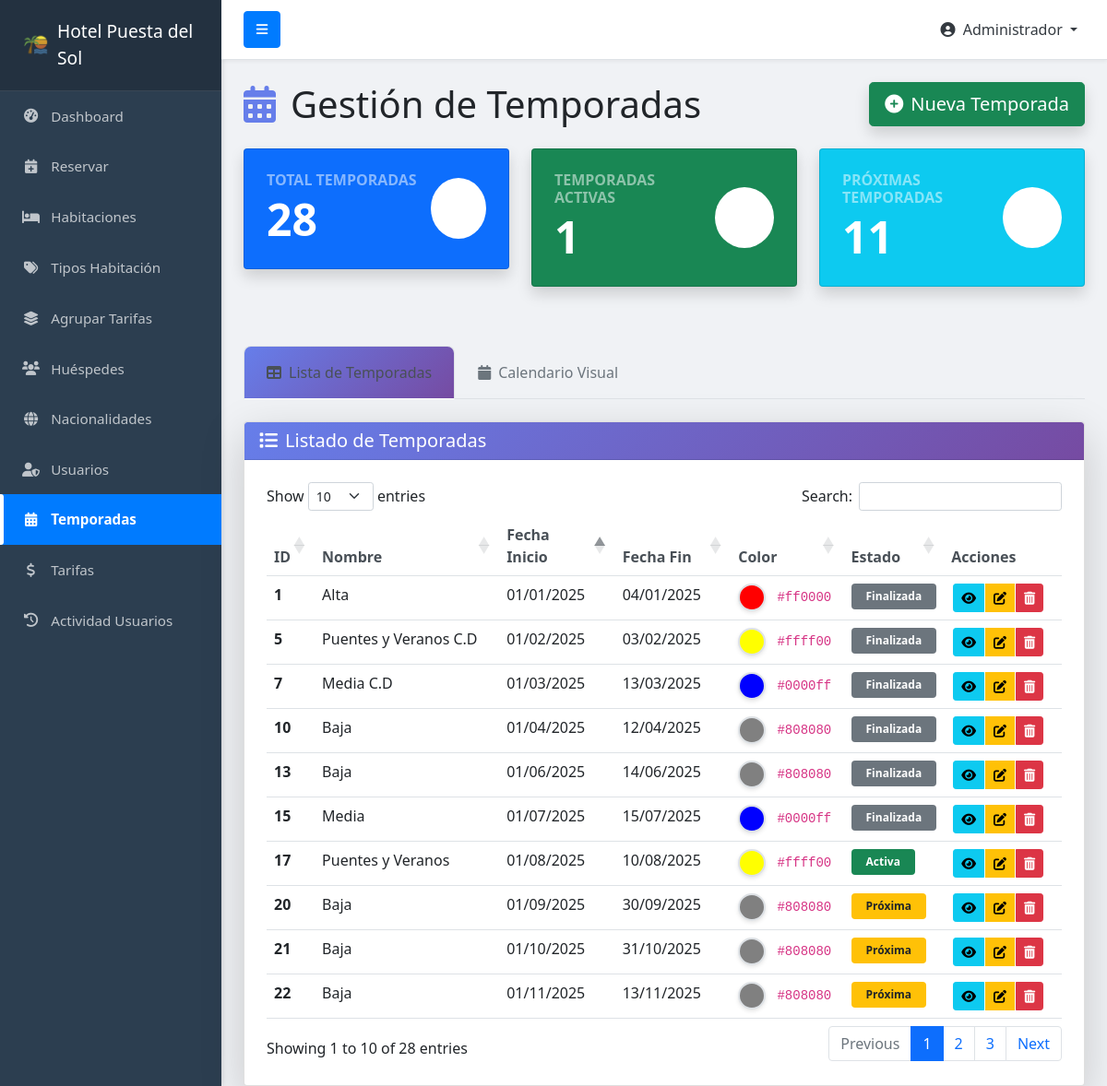
The page /sol/temporada/temporadas.php (signed in) on the database its author committed.
### tables this page shows
CREATE TABLE `temporadas` (
  `id` int(11) NOT NULL,
  `nombre` varchar(100) DEFAULT NULL,
  `fecha_inicio` date DEFAULT NULL,
  `fecha_fin` date DEFAULT NULL,
  `color` varchar(7) DEFAULT '#007bff'
);

### sol/temporada/temporadas.php (the view, shortened to what this page needs)
<?php
require_once '../config/db_connect.php';
$query_temporadas = "SELECT id, nombre, fecha_inicio, fecha_fin, color FROM temporadas ORDER BY fecha_inicio ASC";
$result_temporadas = mysqli_query($conn, $query_temporadas);
$stats = [];
$stats['total'] = mysqli_num_rows($result_temporadas);
$query_activas = "SELECT COUNT(*) as total FROM temporadas WHERE CURDATE() BETWEEN fecha_inicio AND fecha_fin";
$result_activas = mysqli_query($conn, $query_activas);
$stats['activas'] = mysqli_fetch_assoc($result_activas)['total'];
$query_proximas = "SELECT COUNT(*) as total FROM temporadas WHERE fecha_inicio > CURDATE()";
$result_proximas = mysqli_query($conn, $query_proximas);
$stats['proximas'] = mysqli_fetch_assoc($result_proximas)['total'];
mysqli_data_seek($result_temporadas, 0);
?>
<!DOCTYPE html>
<html lang="es">
<head>
    <link href="https://cdn.jsdelivr.net/npm/bootstrap@5.1.3/dist/css/bootstrap.min.css" rel="stylesheet">
    <link rel="stylesheet" href="https://cdnjs.cloudflare.com/ajax/libs/font-awesome/6.0.0-beta3/css/all.min.css">
    <link rel="stylesheet" href="https://cdn.datatables.net/1.11.3/css/dataTables.bootstrap5.min.css">
    <link rel="stylesheet" href="https://cdn.jsdelivr.net/npm/sweetalert2@11/dist/sweetalert2.min.css">
    <link href='https://cdn.jsdelivr.net/npm/fullcalendar@5.11.3/main.min.css' rel='stylesheet' />
</head>
<body>
    <?php require_once '../includes/sidebar.php';  ?>
    <div id="page-content-wrapper">
        <div class="container-fluid mt-4">
            <div class="row">
                <div class="col-12">
                    <h1 class="mb-4 text-dark">
                        <i class="fas fa-calendar-alt me-3" style="color: #667eea;"></i>Gestión de Temporadas
                        <button class="btn btn-success btn-lg float-end shadow" data-bs-toggle="modal" data-bs-target="#modalCrearEditarTemporada" id="btnNuevoTemporada">
                            <i class="fas fa-plus-circle me-2"></i>Nueva Temporada
                        </button>
                    </h1>
                </div>
            </div>
            <div class="row mb-5">
                <div class="col-lg-4 col-md-6 mb-3">
                    <div class="card bg-primary text-white shadow card-stats">
                        <div class="card-body p-4">
                            <div class="d-flex justify-content-between align-items-center">
                                <div>
                                    <h6 class="text-uppercase text-white-50 mb-1 fw-bold">Total Temporadas</h6>
                                    <h2 class="display-5 fw-bold mb-0"><?php echo $stats['total']; ?></h2>
                                </div>
                                <div class="bg-white bg-opacity-20 p-3 rounded-circle">
                                    <i class="fas fa-calendar-alt fa-2x"></i>
                                </div>
                            </div>
                        </div>
                    </div>
                </div>
                <div class="col-lg-4 col-md-6 mb-3">
                    <div class="card bg-success text-white shadow card-stats">
                        <div class="card-body p-4">
                            <div class="d-flex justify-content-between align-items-center">
                                <div>
                                    <h6 class="text-uppercase text-white-50 mb-1 fw-bold">Temporadas Activas</h6>
                                    <h2 class="display-5 fw-bold mb-0"><?php echo $stats['activas']; ?></h2>
                                </div>
                                <div class="bg-white bg-opacity-20 p-3 rounded-circle">
                                    <i class="fas fa-play-circle fa-2x"></i>
                                </div>
                            </div>
                        </div>
                    </div>
                </div>
                <div class="col-lg-4 col-md-6 mb-3">
                    <div class="card bg-info text-white shadow card-stats">
                        <div class="card-body p-4">
                            <div class="d-flex justify-content-between align-items-center">
                                <div>
                                    <h6 class="text-uppercase text-white-50 mb-1 fw-bold">Próximas Temporadas</h6>
                                    <h2 class="display-5 fw-bold mb-0"><?php echo $stats['proximas']; ?></h2>
                                </div>
                                <div class="bg-white bg-opacity-20 p-3 rounded-circle">
                                    <i class="fas fa-clock fa-2x"></i>
                                </div>
                            </div>
                        </div>
                    </div>
                </div>
            </div>
            <ul class="nav nav-tabs mb-4" id="temporadasTabs" role="tablist">
                <li class="nav-item" role="presentation">
                    <button class="nav-link active" id="tabla-tab" data-bs-toggle="tab" data-bs-target="#tabla" type="button" role="tab">
                        <i class="fas fa-table me-2"></i>Lista de Temporadas
                    </button>
                </li>
                <li class="nav-item" role="presentation">
                    <button class="nav-link" id="calendario-tab" data-bs-toggle="tab" data-bs-target="#calendario" type="button" role="tab">
                        <i class="fas fa-calendar me-2"></i>Calendario Visual
                    </button>
                </li>
            </ul>
            <div class="tab-content" id="temporadasTabsContent">
                <div class="tab-pane fade show active" id="tabla" role="tabpanel">
                    <div class="card shadow-lg">
                        <div class="card-header">
                            <h5 class="mb-0"><i class="fas fa-list me-2"></i>Listado de Temporadas</h5>
                        </div>
                        <div class="card-body p-4">
                            <div class="table-responsive">
                                <table class="table table-hover" id="tablaTemporadas" width="100%" cellspacing="0">
                                    <thead>
                                        <tr>
                                            <th width="5%">ID</th>
                                            <th width="25%">Nombre</th>
                                            <th width="15%">Fecha Inicio</th>
                                            <th width="15%">Fecha Fin</th>
                                            <th width="15%">Color</th>
                                            <th width="10%">Estado</th>
                                            <th width="15%">Acciones</th>
                                        </tr>
                                    </thead>
                                    <tbody>
                                        <?php
                                        mysqli_data_seek($result_temporadas, 0);
                                        while ($temporada = mysqli_fetch_assoc($result_temporadas)):
                                            $fecha_actual = date('Y-m-d');
                                            $estado = '';
                                            $estado_class = '';
                                            if ($fecha_actual < $temporada['fecha_inicio']) {
                                                $estado = 'Próxima';
                                                $estado_class = 'bg-warning text-dark';
                                            } elseif ($fecha_actual >= $temporada['fecha_inicio'] && $fecha_actual <= $temporada['fecha_fin']) {
                                                $estado = 'Activa';
                                                $estado_class = 'bg-success';
                                            } else {
                                                $estado = 'Finalizada';
                                                $estado_class = 'bg-secondary';
                                            }
                                        ?>
                                        <tr>
                                            <td class="fw-bold"><?php echo htmlspecialchars($temporada['id']); ?></td>
                                            <td class="fw-semibold"><?php echo htmlspecialchars($temporada['nombre']); ?></td>
                                            <td><?php echo date('d/m/Y', strtotime($temporada['fecha_inicio'])); ?></td>
                                            <td><?php echo date('d/m/Y', strtotime($temporada['fecha_fin'])); ?></td>
                                            <td>
                                                <div class="color-circle" style="background-color: <?php echo htmlspecialchars($temporada['color']); ?>;"></div>
                                                <code><?php echo htmlspecialchars($temporada['color']); ?></code>
                                            </td>
                                            <td>
                                                <span class="badge <?php echo $estado_class; ?> px-3 py-2"><?php echo $estado; ?></span>
                                            </td>
                                            <td>
                                                <div class="btn-group" role="group">
                                                    <button class="btn btn-info btn-sm btn-details" data-id="<?php echo $temporada['id']; ?>" title="Ver Detalles">
                                                        <i class="fas fa-eye"></i>
                                                    </button>
                                                    <button class="btn btn-warning btn-sm btn-edit" data-id="<?php echo $temporada['id']; ?>" title="Editar">
                                                        <i class="fas fa-edit"></i>
                                                    </button>
                                                    <button class="btn btn-danger btn-sm btn-delete" data-id="<?php echo $temporada['id']; ?>" title="Eliminar">
                                                        <i class="fas fa-trash-alt"></i>
                                                    </button>
                                                </div>
                                            </td>
                                        </tr>
                                        <?php endwhile; ?>
                                    </tbody>
                                </table>
                            </div>
                        </div>
                    </div>
                </div>
            </div>
        </div>
    </div>
</body>
</html>

### sol/temporada/temporadas.php (style rules this page uses)
body { overflow-x: hidden; background-color: #f8f9fa; }
.card-stats { transition: transform 0.2s; cursor: pointer; }
.color-circle { width: 30px; height: 30px; border-radius: 50%; display: inline-block; vertical-align: middle; border: 2px solid #dee2e6; margin-right: 8px; box-shadow: 0 2px 4px rgba(0,0,0,0.1); }
.table th { background-color: #f8f9fa; border-top: none; font-weight: 600; color: #495057; }
.btn-sm { padding: 0.375rem 0.75rem; margin: 0 2px; }
.card { border: none; border-radius: 12px; overflow: hidden; }
.card-header { background: linear-gradient(135deg, #667eea 0%, #764ba2 100%); color: white; border: none; padding: 1.5rem; }
.nav-tabs .nav-link { border: none; color: #6c757d; font-weight: 500; padding: 1rem 1.5rem; }
.nav-tabs .nav-link.active { background: linear-gradient(135deg, #667eea 0%, #764ba2 100%); color: white; border-radius: 8px 8px 0 0; }

### sol/includes/sidebar.php (style rules this page uses)
body { overflow-x: hidden; background-color: #f0f2f5; }
#page-content-wrapper { min-width: 100vw; }
@media (min-width: 768px) { #page-content-wrapper { min-width: 0; width: 100%; } }

### rows shown on the page
temporadas: id "1", nombre "Alta", fecha_inicio "01/01/2025", fecha_fin "04/01/2025", color "#ff0000", estado "Finalizada"
temporadas: id "5", nombre "Puentes y Veranos C.D", fecha_inicio "01/02/2025", fecha_fin "03/02/2025", color "#ffff00", estado "Finalizada"
temporadas: id "7", nombre "Media C.D", fecha_inicio "01/03/2025", fecha_fin "13/03/2025", color "#0000ff", estado "Finalizada"
temporadas: id "10", nombre "Baja", fecha_inicio "01/04/2025", fecha_fin "12/04/2025", color "#808080", estado "Finalizada"
temporadas: id "13", nombre "Baja", fecha_inicio "01/06/2025", fecha_fin "14/06/2025", color "#808080", estado "Finalizada"
temporadas: id "15", nombre "Media", fecha_inicio "01/07/2025", fecha_fin "15/07/2025", color "#0000ff", estado "Finalizada"
temporadas: id "17", nombre "Puentes y Veranos", fecha_inicio "01/08/2025", fecha_fin "10/08/2025", color "#ffff00", estado "Activa"
temporadas: id "20", nombre "Baja", fecha_inicio "01/09/2025", fecha_fin "30/09/2025", color "#808080", fecha_inicio "Próxima"
temporadas: id "21", nombre "Baja", fecha_inicio "01/10/2025", fecha_fin "31/10/2025", color "#808080", fecha_inicio "Próxima"
temporadas: id "22", nombre "Baja", fecha_inicio "01/11/2025", fecha_fin "13/11/2025", color "#808080", fecha_inicio "Próxima"

### other values the page prints
$_SESSION['nombre'] "Administrador"
$stats['total'] "28"
$stats['activas'] "1"
$stats['proximas'] "11"
